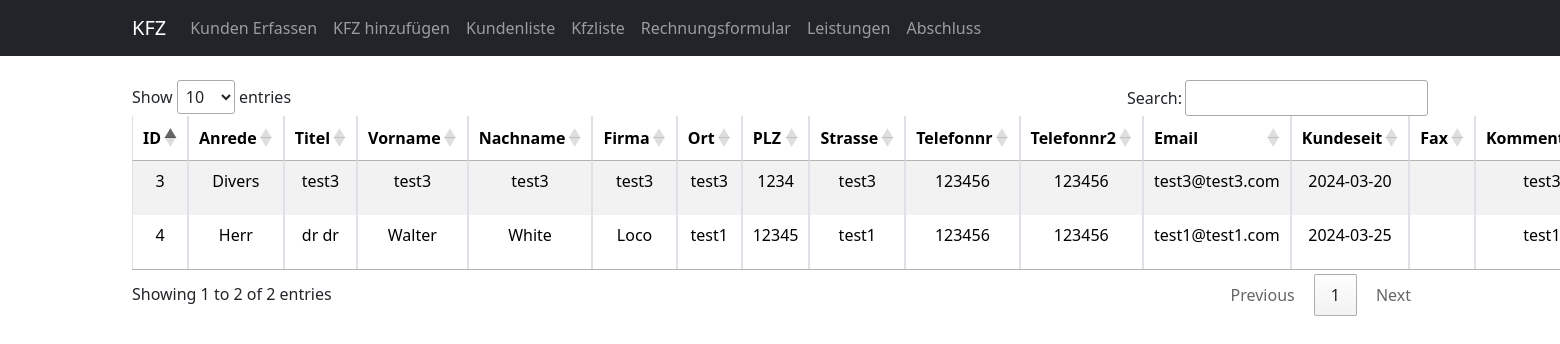
The page /kundenliste.php on the database its author committed.
### tables this page shows
CREATE TABLE `tbl_kunden` (
  `IDKunde` int(10) NOT NULL,
  `FIDAnrede` int(10) DEFAULT NULL,
  `Titel` varchar(20) DEFAULT NULL,
  `Vorname` varchar(255) DEFAULT NULL,
  `Nachname` varchar(255) DEFAULT NULL,
  `Firma` varchar(255) DEFAULT NULL,
  `Ort` varchar(255) DEFAULT NULL,
  `Plz` int(10) DEFAULT NULL,
  `Strasse` varchar(255) DEFAULT NULL,
  `Telefonnr` varchar(255) DEFAULT NULL,
  `Telefonnr2` varchar(255) DEFAULT NULL,
  `Email` varchar(255) DEFAULT NULL,
  `Kundeseit` date DEFAULT curdate(),
  `Fax` varchar(255) DEFAULT NULL,
  `Kommentar` varchar(255) DEFAULT NULL
);

CREATE TABLE `tbl_anreden` (
  `IDAnrede` int(10) NOT NULL,
  `Anrede` varchar(20) DEFAULT NULL
);

### kundenliste.php (the view, shortened to what this page needs)
<?php
require("includes/conn.inc.php");
?>
<!DOCTYPE html>
<html lang="de">
<head>
    <link href="https://cdn.jsdelivr.net/npm/bootstrap@5.3.3/dist/css/bootstrap.min.css" rel="stylesheet">
    <link rel="stylesheet" type="text/css" href="https://cdn.datatables.net/1.11.5/css/jquery.dataTables.min.css">
    <link rel="stylesheet" href="style.css">
</head>
<body>
<nav class="navbar navbar-expand-lg navbar-dark bg-dark">
        <div class="container">
            <a class="navbar-brand" href="#">KFZ</a>
            <div class="collapse navbar-collapse" id="navbarNav">
                <ul class="navbar-nav ml-auto">
                    <li class="nav-item">
                        <a class="nav-link" href="kunden.php" >Kunden Erfassen</a>
                    </li>
                    <li class="nav-item">
                        <a class="nav-link" href="kfz.php" >KFZ hinzufügen</a>
                    </li>
                    <li class="nav-item">
                        <a class="nav-link" href="kundenliste.php" >Kundenliste</a>
                    </li>
                    <li class="nav-item">
                        <a class="nav-link" href="kfzliste.php" >Kfzliste</a>
                    </li>
                    <li class="nav-item">
                        <a class="nav-link" href="rechnungsstart.php" >Rechnungsformular</a>
                    </li>
                    <li class="nav-item">
                        <a class="nav-link" href="leistungen.php" >Leistungen</a>
                    </li>
                    <li class="nav-item">
                        <a class="nav-link" href="positionview.php" >Abschluss</a>
                    </li>
                </ul>
            </div>
        </div>
    </nav>
<br>
    <div class="container">
        <table id="kundenTable" class="table table-striped table-bordered">
            <thead>
                <tr>
                    <th>ID</th>
                    <th>Anrede</th>
                    <th>Titel</th>
                    <th>Vorname</th>
                    <th>Nachname</th>
                    <th>Firma</th>
                    <th>Ort</th>
                    <th>PLZ</th>
                    <th>Strasse</th>
                    <th>Telefonnr</th>
                    <th>Telefonnr2</th>
                    <th>Email</th>
                    <th>Kundeseit</th>
                    <th>Fax</th>
                    <th>Kommentar</th>
                </tr>
            </thead>
            <tbody>
            <?php
            $sql = "SELECT k.*, a.* FROM tbl_kunden k LEFT JOIN tbl_anreden a ON k.FIDAnrede = a.IDAnrede";
            $result = $conn->query($sql);
            if ($result->num_rows > 0) {
                while($row = $result->fetch_assoc()) {
                    echo "<tr>";
                    echo "<td>".$row['IDKunde']."</td>";
                    echo "<td>".$row['Anrede']."</td>";
                    echo "<td>".$row['Titel']."</td>";
                    echo "<td>".$row['Vorname']."</td>";
                    echo "<td>".$row['Nachname']."</td>";
                    echo "<td>".$row['Firma']."</td>";
                    echo "<td>".$row['Ort']."</td>";
                    echo "<td>".$row['Plz']."</td>";
                    echo "<td>".$row['Strasse']."</td>";
                    echo "<td>".$row['Telefonnr']."</td>";
                    echo "<td>".$row['Telefonnr2']."</td>";
                    echo "<td>".$row['Email']."</td>";
                    echo "<td>".$row['Kundeseit']."</td>";
                    echo "<td>".$row['Fax']."</td>";
                    echo "<td>".$row['Kommentar']."</td>";
                        echo "</tr>";
                    }
            } else {
                echo "<tr><td colspan='16'>Keine Kunden gefunden</td></tr>";
            }
            ?>
            </tbody>
        </table>
    </div>
</body>
</html>

### style.css (style rules this page uses)
.table td, .table th { text-align: center; }

### rows shown on the page
tbl_kunden: IDKunde "3", FIDAnrede.Anrede "Divers", Titel "test3", Vorname "test3", Nachname "test3", Firma "test3", Ort "test3", Plz "1234", Strasse "test3", Telefonnr "123456", Telefonnr2 "123456", Email "test3@test3.com", Kundeseit "2024-03-20", Kommentar "test3"
tbl_kunden: IDKunde "4", FIDAnrede.Anrede "Herr", Titel "dr dr", Vorname "Walter", Nachname "White", Firma "Loco", Ort "test1", Plz "12345", Strasse "test1", Telefonnr "123456", Telefonnr2 "123456", Email "test1@test1.com", Kundeseit "2024-03-25", Kommentar "test1"
